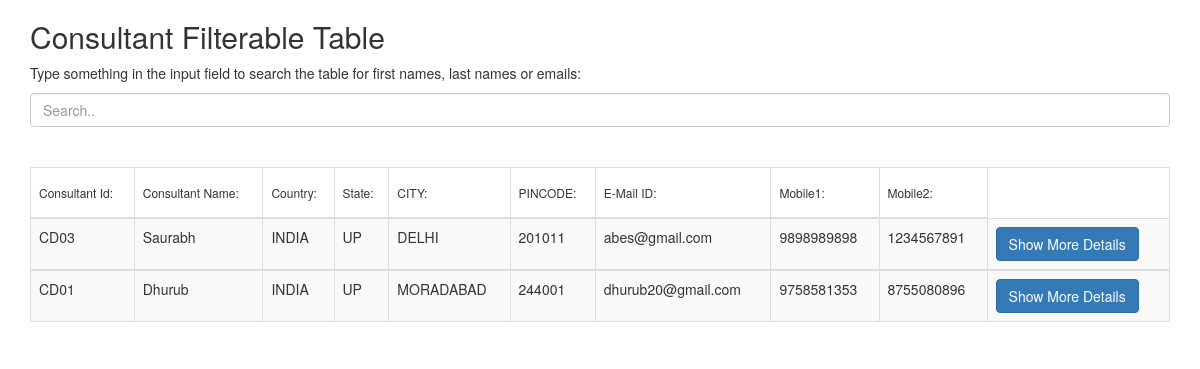
Page /Consultant/ShowConsultant.html on the committed database.
### Consultant/models.py (models this page shows)
class Consultant(models.Model):
    CANID = (('CD01', 'CD01'), ('CD02', 'CD02'), ('CD03', 'CD03'), ('CD04', 'CD04'), ('CD05', 'CD05'), ('CD06', 'CD06'),
           ('CD07', 'CD07'), ('CD08', 'CD08'),('CD09', 'CD09'),('CD10', 'CD10'))
    ID=models.CharField(max_length=10,primary_key=True,choices=CANID)
    NAME=models.CharField(max_length=20,default='XYZ')
    COUNTRY = (
    ('INDIA', 'INDIA'), ('US', 'US'), ('DUBAI', 'DUBAI'), ('SRI LANKA', 'SRI LANKA'), ('Bangladesh', 'Bangladesh'))
    COUNTRY = models.CharField(max_length=25, choices=COUNTRY)
    STATE = (('UP', 'UP'), ('MP', 'MP'), ('TAMIL_NAADU', 'TAMIL_NADDU'), ('DELHI', 'DELHI'), ('OTHERS', 'OTHERS'))
    STATE = models.CharField(max_length=20, choices=STATE)
    CITY = (('MORADABAD', 'MORADABAD'), ('GHAZIABAD', 'GHAZIABAD'), ('MUMBAI', 'MUMBAI'), ('CHENNAI', 'CHENNAI'),
            ('DELHI', 'DELHI'), ('WASHINGTON', 'WASHINGTON'), ('OTHERS', 'OTHERS'))
    CITY = models.CharField(max_length=20, choices=CITY)
    PINCODE = models.PositiveIntegerField()
    MAIL_ID = models.EmailField()
    MOBILE1 = models.PositiveIntegerField()
    MOBILE2 = models.PositiveIntegerField()

### Consultant/views.py (the view)
# urls.py: url('ShowConsultant.html' ,views.ConShow.as_view(),name='ConShow'),
class ConShow(generic.ListView):
    context_object_name = 'Consultant_List'
    template_name = 'ShowConsultant.html'
    def get_queryset(self):
        data=Consultant.objects.all()
        return data

### Project/Templates/ShowConsultant.html (shortened to what this page needs)
{%  load staticfiles %}
{% block body %}
<!DOCTYPE html>
<html lang="en">
<head>
  <link rel="stylesheet" href="https://maxcdn.bootstrapcdn.com/bootstrap/3.3.7/css/bootstrap.min.css">
</head>
<div class="container">
  <h2> Consultant Filterable Table</h2>
  <p>Type something in the input field to search the table for first names, last names or emails:</p>
  <input class="form-control" id="myInput" type="text" placeholder="Search..">
  <br>
    <form method="post">
  <br>
  <table class="table table-bordered table-striped">
      <thead>
            <tr><th><h6>Consultant Id:</h6></th>
            <th><h6>Consultant Name:</h6></th>
            <th><h6>Country:</h6></th>
            <th><h6>State:</h6></th>
            <th><h6>CITY:</h6></th>
            <th><h6>PINCODE:</h6></th>
            <th><h6>E-Mail ID:</h6></th>
            <th><h6>Mobile1:</h6></th>
            <th><h6>Mobile2:</h6></th>
            </tr>
            </thead>
        {% for data in Consultant_List %}
            <tbody id="myTable">
            <tr><td style="text-transform:uppercase">{{ data.ID }}</td>
            <td>{{ data.NAME }}</td>
            <td>{{ data.COUNTRY }}</td>
            <td>{{ data.STATE}}</td>
            <td>{{ data.CITY}}</td>
            <td>{{ data.PINCODE}}</td>
            <td>{{ data.MAIL_ID}}</td>
            <td>{{ data.MOBILE1}}</td>
            <td>{{ data.MOBILE2}}</td>
<td> <button type="button" class="btn btn-primary" data-toggle="modal" data-target="#myModal">Show More Details</button>
    </td>
            </tr>
            </tbody>
        {% endfor %}
            </table>
    </form>
</div>
</html>
{% endblock %}

### rows in the picture
Consultant: ID "CD03", NAME "Saurabh", COUNTRY "INDIA", STATE "UP", CITY "DELHI", PINCODE "201011", MAIL_ID "abes@gmail.com", MOBILE1 "9898989898", MOBILE2 "1234567891"
Consultant: ID "CD01", NAME "Dhurub", COUNTRY "INDIA", STATE "UP", CITY "MORADABAD", PINCODE "244001", MAIL_ID "dhurub20@gmail.com", MOBILE1 "9758581353", MOBILE2 "8755080896"
